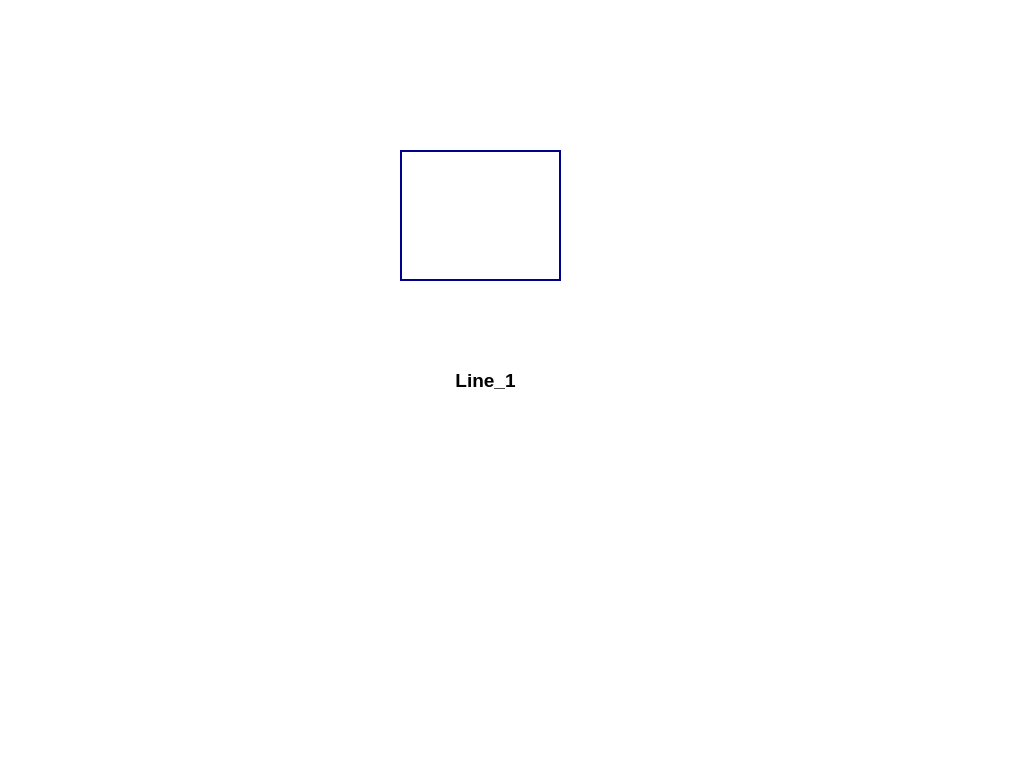
<?xml version="1.0" encoding="UTF-8"?>
<ui version="4.0">
 <class>WaitForSignature</class>
 <widget class="QWidget" name="WaitForSignature">
  <property name="geometry">
   <rect>
    <x>0</x>
    <y>0</y>
    <width>1024</width>
    <height>768</height>
   </rect>
  </property>
  <property name="windowTitle">
   <string>Trimble</string>
  </property>
  <property name="styleSheet">
   <string notr="true">background-color: rgb(255, 255, 255);</string>
  </property>
  <widget class="QLabel" name="label">
   <property name="geometry">
    <rect>
     <x>400</x>
     <y>150</y>
     <width>161</width>
     <height>131</height>
    </rect>
   </property>
   <property name="styleSheet">
    <string notr="true">align: center;
border: 2px solid darkblue;</string>
   </property>
   <property name="text">
    <string/>
   </property>
   <property name="pixmap">
    <pixmap>img/trackpad.png</pixmap>
   </property>
   <property name="scaledContents">
    <bool>true</bool>
   </property>
   <property name="alignment">
    <set>Qt::AlignCenter</set>
   </property>
  </widget>
  <widget class="QLabel" name="msg_label">
   <property name="geometry">
    <rect>
     <x>10</x>
     <y>360</y>
     <width>951</width>
     <height>41</height>
    </rect>
   </property>
   <property name="font">
    <font>
     <pointsize>14</pointsize>
     <weight>75</weight>
     <bold>true</bold>
    </font>
   </property>
   <property name="layoutDirection">
    <enum>Qt::LeftToRight</enum>
   </property>
   <property name="autoFillBackground">
    <bool>false</bool>
   </property>
   <property name="text">
    <string>Line_1</string>
   </property>
   <property name="alignment">
    <set>Qt::AlignCenter</set>
   </property>
  </widget>
  <widget class="QPushButton" name="backButton">
   <property name="geometry">
    <rect>
     <x>24</x>
     <y>530</y>
     <width>151</width>
     <height>111</height>
    </rect>
   </property>
   <property name="styleSheet">
    <string notr="true">border: 1px solid white;</string>
   </property>
   <property name="text">
    <string/>
   </property>
   <property name="icon">
    <iconset>
     <normalon>img/BackArrow.png</normalon>
    </iconset>
   </property>
   <property name="iconSize">
    <size>
     <width>103</width>
     <height>105</height>
    </size>
   </property>
  </widget>
  <widget class="QLabel" name="logo">
   <property name="geometry">
    <rect>
     <x>720</x>
     <y>20</y>
     <width>281</width>
     <height>81</height>
    </rect>
   </property>
   <property name="autoFillBackground">
    <bool>false</bool>
   </property>
   <property name="text">
    <string/>
   </property>
   <property name="pixmap">
    <pixmap>img/Logo.png</pixmap>
   </property>
   <property name="scaledContents">
    <bool>true</bool>
   </property>
  </widget>
  <widget class="QPushButton" name="nextButton">
   <property name="geometry">
    <rect>
     <x>830</x>
     <y>530</y>
     <width>151</width>
     <height>111</height>
    </rect>
   </property>
   <property name="styleSheet">
    <string notr="true">border: 1px solid white;</string>
   </property>
   <property name="text">
    <string/>
   </property>
   <property name="icon">
    <iconset>
     <normalon>img/NextArrow.png</normalon>
    </iconset>
   </property>
   <property name="iconSize">
    <size>
     <width>103</width>
     <height>105</height>
    </size>
   </property>
  </widget>
 </widget>
 <resources/>
 <connections/>
</ui>
